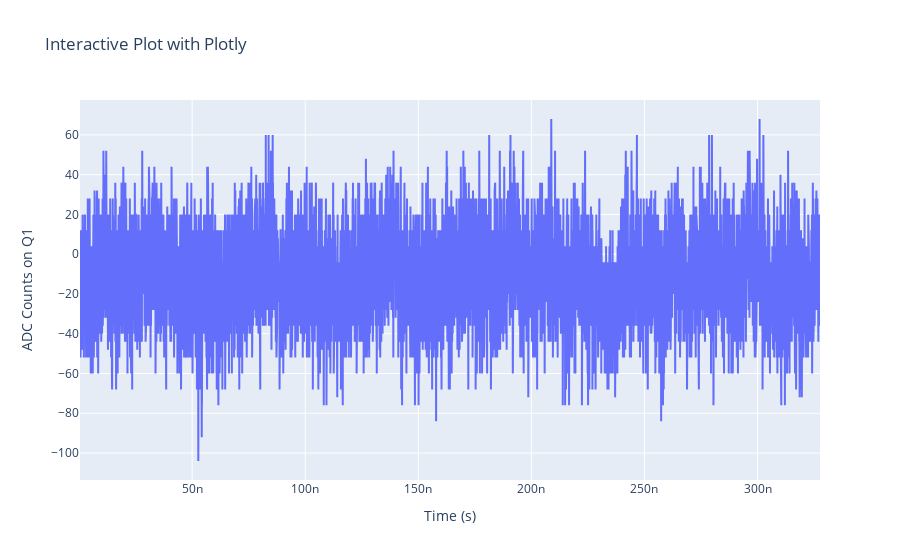

The cell this chart's notebook holds for it:
### Code cell
# use 0.2e-9 since the frequency is, time scale is 2 / 5000e6 = 0.4e-10
time = np.arange(0, acq_data_q1['1'].shape[1] * 0.4e-10, 0.4e-10)[10:]
adc_counts = np.average(acq_data_q1['1'], axis=0)[10:]

import plotly.graph_objects as go

# Interactive Plotly plot
fig = go.Figure(data=go.Scatter(x=time, y=adc_counts, mode='lines'))
fig.update_layout(
    title="Interactive Plot with Plotly",
    xaxis_title="Time (s)", yaxis_title="ADC Counts on Q1"
    )

# Show interactive plot with zoom and scale controls
fig.show()

### Figure 1 — Plotly figure (JSON) as saved in the notebook; plotly's stock layout.template omitted (floating-point values rounded to 4 significant figures; data arrays with more than 128 entries replaced by an {"elided": "..."} marker saying what was removed)
{"data": [{"mode": "lines", "type": "scatter", "x": {"elided": "8182 float values"}, "y": {"elided": "8182 int values"}}], "layout": {"title": {"text": "Interactive Plot with Plotly"}, "xaxis": {"title": {"text": "Time (s)"}}, "yaxis": {"title": {"text": "ADC Counts on Q1"}}}}
